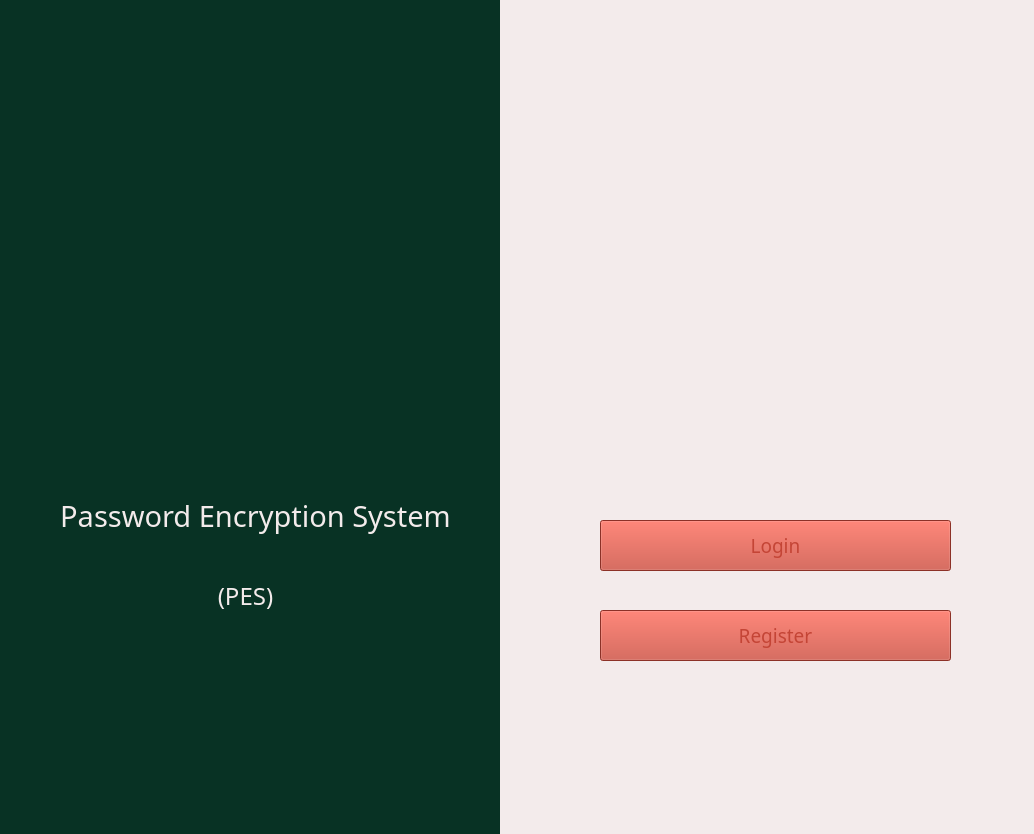
<?xml version="1.0" encoding="UTF-8"?>
<ui version="4.0">
 <class>Form</class>
 <widget class="QWidget" name="Form">
  <property name="geometry">
   <rect>
    <x>0</x>
    <y>0</y>
    <width>1034</width>
    <height>834</height>
   </rect>
  </property>
  <property name="palette">
   <palette>
    <active>
     <colorrole role="Base">
      <brush brushstyle="SolidPattern">
       <color alpha="255">
        <red>255</red>
        <green>255</green>
        <blue>255</blue>
       </color>
      </brush>
     </colorrole>
     <colorrole role="Window">
      <brush brushstyle="SolidPattern">
       <color alpha="255">
        <red>8</red>
        <green>50</green>
        <blue>36</blue>
       </color>
      </brush>
     </colorrole>
    </active>
    <inactive>
     <colorrole role="Base">
      <brush brushstyle="SolidPattern">
       <color alpha="255">
        <red>255</red>
        <green>255</green>
        <blue>255</blue>
       </color>
      </brush>
     </colorrole>
     <colorrole role="Window">
      <brush brushstyle="SolidPattern">
       <color alpha="255">
        <red>8</red>
        <green>50</green>
        <blue>36</blue>
       </color>
      </brush>
     </colorrole>
    </inactive>
    <disabled>
     <colorrole role="Base">
      <brush brushstyle="SolidPattern">
       <color alpha="255">
        <red>8</red>
        <green>50</green>
        <blue>36</blue>
       </color>
      </brush>
     </colorrole>
     <colorrole role="Window">
      <brush brushstyle="SolidPattern">
       <color alpha="255">
        <red>8</red>
        <green>50</green>
        <blue>36</blue>
       </color>
      </brush>
     </colorrole>
    </disabled>
   </palette>
  </property>
  <property name="windowTitle">
   <string>Form</string>
  </property>
  <widget class="QLabel" name="menu2lab">
   <property name="geometry">
    <rect>
     <x>500</x>
     <y>-10</y>
     <width>541</width>
     <height>851</height>
    </rect>
   </property>
   <property name="palette">
    <palette>
     <active>
      <colorrole role="WindowText">
       <brush brushstyle="SolidPattern">
        <color alpha="255">
         <red>243</red>
         <green>235</green>
         <blue>235</blue>
        </color>
       </brush>
      </colorrole>
      <colorrole role="Base">
       <brush brushstyle="SolidPattern">
        <color alpha="255">
         <red>255</red>
         <green>255</green>
         <blue>255</blue>
        </color>
       </brush>
      </colorrole>
      <colorrole role="Window">
       <brush brushstyle="SolidPattern">
        <color alpha="255">
         <red>243</red>
         <green>235</green>
         <blue>235</blue>
        </color>
       </brush>
      </colorrole>
     </active>
     <inactive>
      <colorrole role="WindowText">
       <brush brushstyle="SolidPattern">
        <color alpha="255">
         <red>243</red>
         <green>235</green>
         <blue>235</blue>
        </color>
       </brush>
      </colorrole>
      <colorrole role="Base">
       <brush brushstyle="SolidPattern">
        <color alpha="255">
         <red>255</red>
         <green>255</green>
         <blue>255</blue>
        </color>
       </brush>
      </colorrole>
      <colorrole role="Window">
       <brush brushstyle="SolidPattern">
        <color alpha="255">
         <red>243</red>
         <green>235</green>
         <blue>235</blue>
        </color>
       </brush>
      </colorrole>
     </inactive>
     <disabled>
      <colorrole role="WindowText">
       <brush brushstyle="SolidPattern">
        <color alpha="255">
         <red>120</red>
         <green>120</green>
         <blue>120</blue>
        </color>
       </brush>
      </colorrole>
      <colorrole role="Base">
       <brush brushstyle="SolidPattern">
        <color alpha="255">
         <red>243</red>
         <green>235</green>
         <blue>235</blue>
        </color>
       </brush>
      </colorrole>
      <colorrole role="Window">
       <brush brushstyle="SolidPattern">
        <color alpha="255">
         <red>243</red>
         <green>235</green>
         <blue>235</blue>
        </color>
       </brush>
      </colorrole>
     </disabled>
    </palette>
   </property>
   <property name="font">
    <font>
     <family>Sylfaen</family>
     <pointsize>18</pointsize>
    </font>
   </property>
   <property name="autoFillBackground">
    <bool>true</bool>
   </property>
   <property name="text">
    <string/>
   </property>
   <property name="alignment">
    <set>Qt::AlignCenter</set>
   </property>
  </widget>
  <widget class="QLabel" name="peslogo">
   <property name="geometry">
    <rect>
     <x>80</x>
     <y>110</y>
     <width>311</width>
     <height>271</height>
    </rect>
   </property>
   <property name="text">
    <string/>
   </property>
   <property name="pixmap">
    <pixmap>Media/peslogopicnobg.png</pixmap>
   </property>
   <property name="scaledContents">
    <bool>true</bool>
   </property>
  </widget>
  <widget class="QLabel" name="pehead">
   <property name="geometry">
    <rect>
     <x>30</x>
     <y>360</y>
     <width>451</width>
     <height>311</height>
    </rect>
   </property>
   <property name="palette">
    <palette>
     <active>
      <colorrole role="WindowText">
       <brush brushstyle="SolidPattern">
        <color alpha="255">
         <red>243</red>
         <green>235</green>
         <blue>235</blue>
        </color>
       </brush>
      </colorrole>
      <colorrole role="Text">
       <brush brushstyle="SolidPattern">
        <color alpha="255">
         <red>243</red>
         <green>235</green>
         <blue>235</blue>
        </color>
       </brush>
      </colorrole>
      <colorrole role="PlaceholderText">
       <brush brushstyle="SolidPattern">
        <color alpha="128">
         <red>243</red>
         <green>235</green>
         <blue>235</blue>
        </color>
       </brush>
      </colorrole>
     </active>
     <inactive>
      <colorrole role="WindowText">
       <brush brushstyle="SolidPattern">
        <color alpha="255">
         <red>243</red>
         <green>235</green>
         <blue>235</blue>
        </color>
       </brush>
      </colorrole>
      <colorrole role="Text">
       <brush brushstyle="SolidPattern">
        <color alpha="255">
         <red>243</red>
         <green>235</green>
         <blue>235</blue>
        </color>
       </brush>
      </colorrole>
      <colorrole role="PlaceholderText">
       <brush brushstyle="SolidPattern">
        <color alpha="128">
         <red>243</red>
         <green>235</green>
         <blue>235</blue>
        </color>
       </brush>
      </colorrole>
     </inactive>
     <disabled>
      <colorrole role="WindowText">
       <brush brushstyle="SolidPattern">
        <color alpha="255">
         <red>120</red>
         <green>120</green>
         <blue>120</blue>
        </color>
       </brush>
      </colorrole>
      <colorrole role="Text">
       <brush brushstyle="SolidPattern">
        <color alpha="255">
         <red>120</red>
         <green>120</green>
         <blue>120</blue>
        </color>
       </brush>
      </colorrole>
      <colorrole role="PlaceholderText">
       <brush brushstyle="SolidPattern">
        <color alpha="128">
         <red>0</red>
         <green>0</green>
         <blue>0</blue>
        </color>
       </brush>
      </colorrole>
     </disabled>
    </palette>
   </property>
   <property name="font">
    <font>
     <family>Sylfaen</family>
     <pointsize>22</pointsize>
    </font>
   </property>
   <property name="text">
    <string>Password Encryption System</string>
   </property>
   <property name="alignment">
    <set>Qt::AlignCenter</set>
   </property>
  </widget>
  <widget class="QLabel" name="pehead_2">
   <property name="geometry">
    <rect>
     <x>20</x>
     <y>440</y>
     <width>451</width>
     <height>311</height>
    </rect>
   </property>
   <property name="palette">
    <palette>
     <active>
      <colorrole role="WindowText">
       <brush brushstyle="SolidPattern">
        <color alpha="255">
         <red>243</red>
         <green>235</green>
         <blue>235</blue>
        </color>
       </brush>
      </colorrole>
      <colorrole role="Text">
       <brush brushstyle="SolidPattern">
        <color alpha="255">
         <red>243</red>
         <green>235</green>
         <blue>235</blue>
        </color>
       </brush>
      </colorrole>
      <colorrole role="PlaceholderText">
       <brush brushstyle="SolidPattern">
        <color alpha="128">
         <red>243</red>
         <green>235</green>
         <blue>235</blue>
        </color>
       </brush>
      </colorrole>
     </active>
     <inactive>
      <colorrole role="WindowText">
       <brush brushstyle="SolidPattern">
        <color alpha="255">
         <red>243</red>
         <green>235</green>
         <blue>235</blue>
        </color>
       </brush>
      </colorrole>
      <colorrole role="Text">
       <brush brushstyle="SolidPattern">
        <color alpha="255">
         <red>243</red>
         <green>235</green>
         <blue>235</blue>
        </color>
       </brush>
      </colorrole>
      <colorrole role="PlaceholderText">
       <brush brushstyle="SolidPattern">
        <color alpha="128">
         <red>243</red>
         <green>235</green>
         <blue>235</blue>
        </color>
       </brush>
      </colorrole>
     </inactive>
     <disabled>
      <colorrole role="WindowText">
       <brush brushstyle="SolidPattern">
        <color alpha="255">
         <red>120</red>
         <green>120</green>
         <blue>120</blue>
        </color>
       </brush>
      </colorrole>
      <colorrole role="Text">
       <brush brushstyle="SolidPattern">
        <color alpha="255">
         <red>120</red>
         <green>120</green>
         <blue>120</blue>
        </color>
       </brush>
      </colorrole>
      <colorrole role="PlaceholderText">
       <brush brushstyle="SolidPattern">
        <color alpha="128">
         <red>0</red>
         <green>0</green>
         <blue>0</blue>
        </color>
       </brush>
      </colorrole>
     </disabled>
    </palette>
   </property>
   <property name="font">
    <font>
     <family>Sylfaen</family>
     <pointsize>18</pointsize>
    </font>
   </property>
   <property name="text">
    <string>(PES)</string>
   </property>
   <property name="alignment">
    <set>Qt::AlignCenter</set>
   </property>
  </widget>
  <widget class="QLabel" name="userpic">
   <property name="geometry">
    <rect>
     <x>600</x>
     <y>90</y>
     <width>351</width>
     <height>361</height>
    </rect>
   </property>
   <property name="text">
    <string/>
   </property>
   <property name="pixmap">
    <pixmap>Media/Tech Life - User.png</pixmap>
   </property>
   <property name="scaledContents">
    <bool>true</bool>
   </property>
  </widget>
  <widget class="QPushButton" name="login">
   <property name="geometry">
    <rect>
     <x>600</x>
     <y>520</y>
     <width>351</width>
     <height>51</height>
    </rect>
   </property>
   <property name="palette">
    <palette>
     <active>
      <colorrole role="Button">
       <brush brushstyle="SolidPattern">
        <color alpha="255">
         <red>196</red>
         <green>69</green>
         <blue>54</blue>
        </color>
       </brush>
      </colorrole>
      <colorrole role="Light">
       <brush brushstyle="SolidPattern">
        <color alpha="255">
         <red>196</red>
         <green>69</green>
         <blue>54</blue>
        </color>
       </brush>
      </colorrole>
      <colorrole role="Midlight">
       <brush brushstyle="SolidPattern">
        <color alpha="255">
         <red>196</red>
         <green>69</green>
         <blue>54</blue>
        </color>
       </brush>
      </colorrole>
      <colorrole role="BrightText">
       <brush brushstyle="SolidPattern">
        <color alpha="255">
         <red>196</red>
         <green>69</green>
         <blue>54</blue>
        </color>
       </brush>
      </colorrole>
      <colorrole role="ButtonText">
       <brush brushstyle="SolidPattern">
        <color alpha="255">
         <red>196</red>
         <green>69</green>
         <blue>54</blue>
        </color>
       </brush>
      </colorrole>
      <colorrole role="Base">
       <brush brushstyle="SolidPattern">
        <color alpha="255">
         <red>196</red>
         <green>69</green>
         <blue>54</blue>
        </color>
       </brush>
      </colorrole>
      <colorrole role="Window">
       <brush brushstyle="SolidPattern">
        <color alpha="255">
         <red>196</red>
         <green>69</green>
         <blue>54</blue>
        </color>
       </brush>
      </colorrole>
      <colorrole role="AlternateBase">
       <brush brushstyle="SolidPattern">
        <color alpha="255">
         <red>196</red>
         <green>69</green>
         <blue>54</blue>
        </color>
       </brush>
      </colorrole>
      <colorrole role="ToolTipBase">
       <brush brushstyle="SolidPattern">
        <color alpha="255">
         <red>196</red>
         <green>69</green>
         <blue>54</blue>
        </color>
       </brush>
      </colorrole>
     </active>
     <inactive>
      <colorrole role="Button">
       <brush brushstyle="SolidPattern">
        <color alpha="255">
         <red>196</red>
         <green>69</green>
         <blue>54</blue>
        </color>
       </brush>
      </colorrole>
      <colorrole role="Light">
       <brush brushstyle="SolidPattern">
        <color alpha="255">
         <red>196</red>
         <green>69</green>
         <blue>54</blue>
        </color>
       </brush>
      </colorrole>
      <colorrole role="Midlight">
       <brush brushstyle="SolidPattern">
        <color alpha="255">
         <red>196</red>
         <green>69</green>
         <blue>54</blue>
        </color>
       </brush>
      </colorrole>
      <colorrole role="BrightText">
       <brush brushstyle="SolidPattern">
        <color alpha="255">
         <red>196</red>
         <green>69</green>
         <blue>54</blue>
        </color>
       </brush>
      </colorrole>
      <colorrole role="ButtonText">
       <brush brushstyle="SolidPattern">
        <color alpha="255">
         <red>196</red>
         <green>69</green>
         <blue>54</blue>
        </color>
       </brush>
      </colorrole>
      <colorrole role="Base">
       <brush brushstyle="SolidPattern">
        <color alpha="255">
         <red>196</red>
         <green>69</green>
         <blue>54</blue>
        </color>
       </brush>
      </colorrole>
      <colorrole role="Window">
       <brush brushstyle="SolidPattern">
        <color alpha="255">
         <red>196</red>
         <green>69</green>
         <blue>54</blue>
        </color>
       </brush>
      </colorrole>
      <colorrole role="AlternateBase">
       <brush brushstyle="SolidPattern">
        <color alpha="255">
         <red>196</red>
         <green>69</green>
         <blue>54</blue>
        </color>
       </brush>
      </colorrole>
      <colorrole role="ToolTipBase">
       <brush brushstyle="SolidPattern">
        <color alpha="255">
         <red>196</red>
         <green>69</green>
         <blue>54</blue>
        </color>
       </brush>
      </colorrole>
     </inactive>
     <disabled>
      <colorrole role="Button">
       <brush brushstyle="SolidPattern">
        <color alpha="255">
         <red>196</red>
         <green>69</green>
         <blue>54</blue>
        </color>
       </brush>
      </colorrole>
      <colorrole role="Light">
       <brush brushstyle="SolidPattern">
        <color alpha="255">
         <red>196</red>
         <green>69</green>
         <blue>54</blue>
        </color>
       </brush>
      </colorrole>
      <colorrole role="Midlight">
       <brush brushstyle="SolidPattern">
        <color alpha="255">
         <red>196</red>
         <green>69</green>
         <blue>54</blue>
        </color>
       </brush>
      </colorrole>
      <colorrole role="BrightText">
       <brush brushstyle="SolidPattern">
        <color alpha="255">
         <red>196</red>
         <green>69</green>
         <blue>54</blue>
        </color>
       </brush>
      </colorrole>
      <colorrole role="ButtonText">
       <brush brushstyle="SolidPattern">
        <color alpha="255">
         <red>120</red>
         <green>120</green>
         <blue>120</blue>
        </color>
       </brush>
      </colorrole>
      <colorrole role="Base">
       <brush brushstyle="SolidPattern">
        <color alpha="255">
         <red>196</red>
         <green>69</green>
         <blue>54</blue>
        </color>
       </brush>
      </colorrole>
      <colorrole role="Window">
       <brush brushstyle="SolidPattern">
        <color alpha="255">
         <red>196</red>
         <green>69</green>
         <blue>54</blue>
        </color>
       </brush>
      </colorrole>
      <colorrole role="AlternateBase">
       <brush brushstyle="SolidPattern">
        <color alpha="255">
         <red>196</red>
         <green>69</green>
         <blue>54</blue>
        </color>
       </brush>
      </colorrole>
      <colorrole role="ToolTipBase">
       <brush brushstyle="SolidPattern">
        <color alpha="255">
         <red>196</red>
         <green>69</green>
         <blue>54</blue>
        </color>
       </brush>
      </colorrole>
     </disabled>
    </palette>
   </property>
   <property name="font">
    <font>
     <family>Sylfaen</family>
     <pointsize>14</pointsize>
    </font>
   </property>
   <property name="text">
    <string>Login</string>
   </property>
  </widget>
  <widget class="QPushButton" name="register_2">
   <property name="geometry">
    <rect>
     <x>600</x>
     <y>610</y>
     <width>351</width>
     <height>51</height>
    </rect>
   </property>
   <property name="palette">
    <palette>
     <active>
      <colorrole role="Button">
       <brush brushstyle="SolidPattern">
        <color alpha="255">
         <red>196</red>
         <green>69</green>
         <blue>54</blue>
        </color>
       </brush>
      </colorrole>
      <colorrole role="Light">
       <brush brushstyle="SolidPattern">
        <color alpha="255">
         <red>196</red>
         <green>69</green>
         <blue>54</blue>
        </color>
       </brush>
      </colorrole>
      <colorrole role="Midlight">
       <brush brushstyle="SolidPattern">
        <color alpha="255">
         <red>196</red>
         <green>69</green>
         <blue>54</blue>
        </color>
       </brush>
      </colorrole>
      <colorrole role="BrightText">
       <brush brushstyle="SolidPattern">
        <color alpha="255">
         <red>196</red>
         <green>69</green>
         <blue>54</blue>
        </color>
       </brush>
      </colorrole>
      <colorrole role="ButtonText">
       <brush brushstyle="SolidPattern">
        <color alpha="255">
         <red>196</red>
         <green>69</green>
         <blue>54</blue>
        </color>
       </brush>
      </colorrole>
      <colorrole role="Base">
       <brush brushstyle="SolidPattern">
        <color alpha="255">
         <red>196</red>
         <green>69</green>
         <blue>54</blue>
        </color>
       </brush>
      </colorrole>
      <colorrole role="Window">
       <brush brushstyle="SolidPattern">
        <color alpha="255">
         <red>196</red>
         <green>69</green>
         <blue>54</blue>
        </color>
       </brush>
      </colorrole>
      <colorrole role="AlternateBase">
       <brush brushstyle="SolidPattern">
        <color alpha="255">
         <red>196</red>
         <green>69</green>
         <blue>54</blue>
        </color>
       </brush>
      </colorrole>
      <colorrole role="ToolTipBase">
       <brush brushstyle="SolidPattern">
        <color alpha="255">
         <red>196</red>
         <green>69</green>
         <blue>54</blue>
        </color>
       </brush>
      </colorrole>
     </active>
     <inactive>
      <colorrole role="Button">
       <brush brushstyle="SolidPattern">
        <color alpha="255">
         <red>196</red>
         <green>69</green>
         <blue>54</blue>
        </color>
       </brush>
      </colorrole>
      <colorrole role="Light">
       <brush brushstyle="SolidPattern">
        <color alpha="255">
         <red>196</red>
         <green>69</green>
         <blue>54</blue>
        </color>
       </brush>
      </colorrole>
      <colorrole role="Midlight">
       <brush brushstyle="SolidPattern">
        <color alpha="255">
         <red>196</red>
         <green>69</green>
         <blue>54</blue>
        </color>
       </brush>
      </colorrole>
      <colorrole role="BrightText">
       <brush brushstyle="SolidPattern">
        <color alpha="255">
         <red>196</red>
         <green>69</green>
         <blue>54</blue>
        </color>
       </brush>
      </colorrole>
      <colorrole role="ButtonText">
       <brush brushstyle="SolidPattern">
        <color alpha="255">
         <red>196</red>
         <green>69</green>
         <blue>54</blue>
        </color>
       </brush>
      </colorrole>
      <colorrole role="Base">
       <brush brushstyle="SolidPattern">
        <color alpha="255">
         <red>196</red>
         <green>69</green>
         <blue>54</blue>
        </color>
       </brush>
      </colorrole>
      <colorrole role="Window">
       <brush brushstyle="SolidPattern">
        <color alpha="255">
         <red>196</red>
         <green>69</green>
         <blue>54</blue>
        </color>
       </brush>
      </colorrole>
      <colorrole role="AlternateBase">
       <brush brushstyle="SolidPattern">
        <color alpha="255">
         <red>196</red>
         <green>69</green>
         <blue>54</blue>
        </color>
       </brush>
      </colorrole>
      <colorrole role="ToolTipBase">
       <brush brushstyle="SolidPattern">
        <color alpha="255">
         <red>196</red>
         <green>69</green>
         <blue>54</blue>
        </color>
       </brush>
      </colorrole>
     </inactive>
     <disabled>
      <colorrole role="Button">
       <brush brushstyle="SolidPattern">
        <color alpha="255">
         <red>196</red>
         <green>69</green>
         <blue>54</blue>
        </color>
       </brush>
      </colorrole>
      <colorrole role="Light">
       <brush brushstyle="SolidPattern">
        <color alpha="255">
         <red>196</red>
         <green>69</green>
         <blue>54</blue>
        </color>
       </brush>
      </colorrole>
      <colorrole role="Midlight">
       <brush brushstyle="SolidPattern">
        <color alpha="255">
         <red>196</red>
         <green>69</green>
         <blue>54</blue>
        </color>
       </brush>
      </colorrole>
      <colorrole role="BrightText">
       <brush brushstyle="SolidPattern">
        <color alpha="255">
         <red>196</red>
         <green>69</green>
         <blue>54</blue>
        </color>
       </brush>
      </colorrole>
      <colorrole role="ButtonText">
       <brush brushstyle="SolidPattern">
        <color alpha="255">
         <red>120</red>
         <green>120</green>
         <blue>120</blue>
        </color>
       </brush>
      </colorrole>
      <colorrole role="Base">
       <brush brushstyle="SolidPattern">
        <color alpha="255">
         <red>196</red>
         <green>69</green>
         <blue>54</blue>
        </color>
       </brush>
      </colorrole>
      <colorrole role="Window">
       <brush brushstyle="SolidPattern">
        <color alpha="255">
         <red>196</red>
         <green>69</green>
         <blue>54</blue>
        </color>
       </brush>
      </colorrole>
      <colorrole role="AlternateBase">
       <brush brushstyle="SolidPattern">
        <color alpha="255">
         <red>196</red>
         <green>69</green>
         <blue>54</blue>
        </color>
       </brush>
      </colorrole>
      <colorrole role="ToolTipBase">
       <brush brushstyle="SolidPattern">
        <color alpha="255">
         <red>196</red>
         <green>69</green>
         <blue>54</blue>
        </color>
       </brush>
      </colorrole>
     </disabled>
    </palette>
   </property>
   <property name="font">
    <font>
     <family>Sylfaen</family>
     <pointsize>14</pointsize>
    </font>
   </property>
   <property name="text">
    <string>Register</string>
   </property>
  </widget>
 </widget>
 <resources/>
 <connections/>
</ui>
